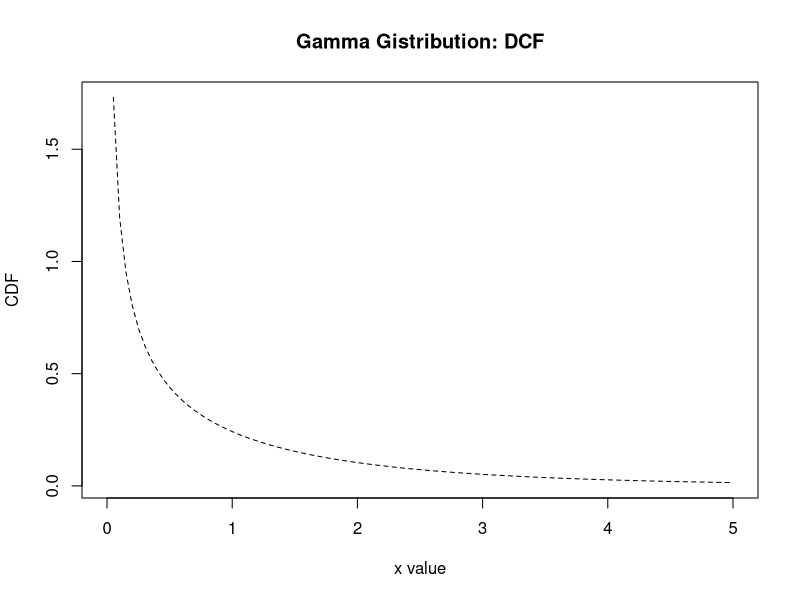
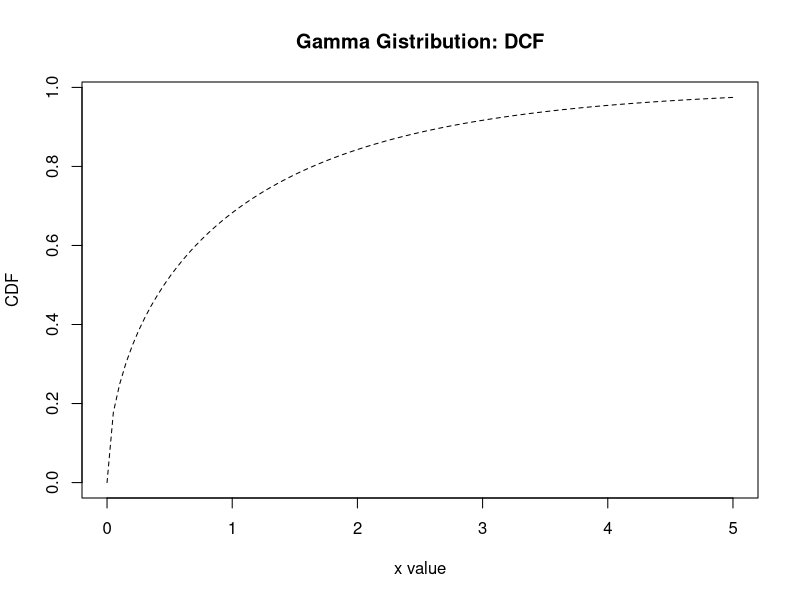
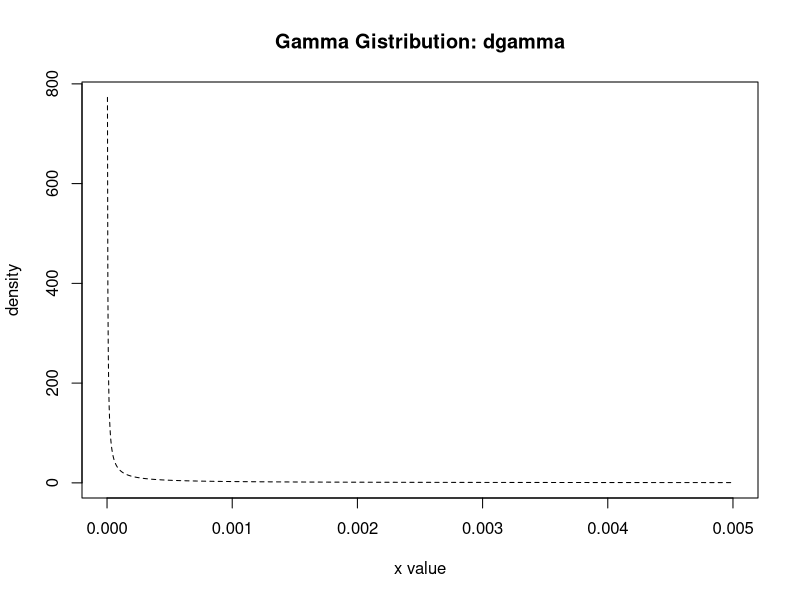
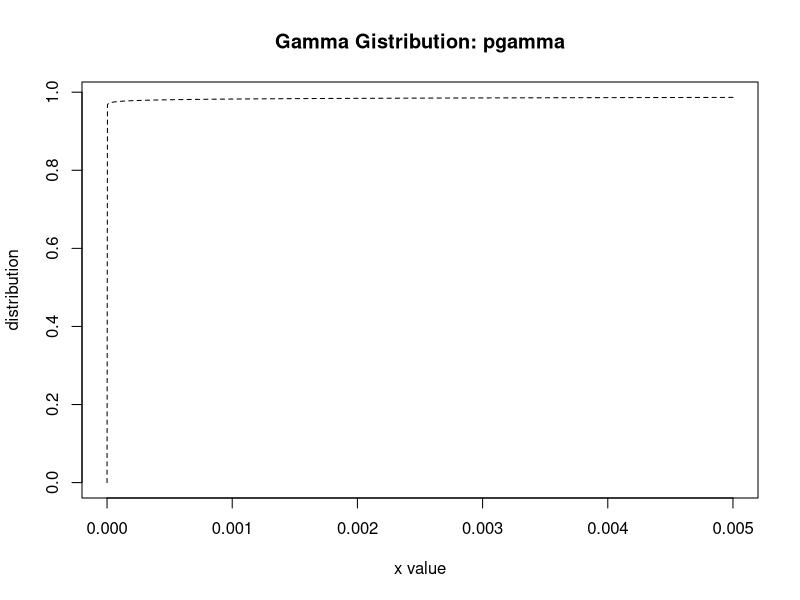

The R source for these figures, in order:
library(ggplot2)



x <- seq(-4, 4, length=100)
hx <- dnorm(x)



alpha <- 0.5
theta <- 2.0
beta <- 1/theta
x <-  seq(0, 5, length=100)


dx <- dgamma(x,alpha,beta)

plot(x, dx, type="l", lty=2, xlab="x value",
  ylab="CDF", main="Gamma Gistribution: DCF")


px <- pgamma(x,alpha,beta)


plot(x, px, type="l", lty=2, xlab="x value",
  ylab="CDF", main="Gamma Gistribution: DCF")


# this is giving problems 

kappa <- 0.0026641698338647143 
theta <- 1.370734568776759

alpha <- kappa
beta <- 1/theta

x <- seq(0, 0.005, length=1500)
dx <- dgamma(x,alpha,beta)

plot(x, dx, type="l", lty=2, xlab="x value",
  ylab="density", main="Gamma Gistribution: dgamma")


px <- pgamma(x,alpha,beta)


plot(x, px, type="l", lty=2, xlab="x value",
  ylab="distribution", main="Gamma Gistribution: pgamma")

p <- 0.125

qgamma(p,alpha,beta)

